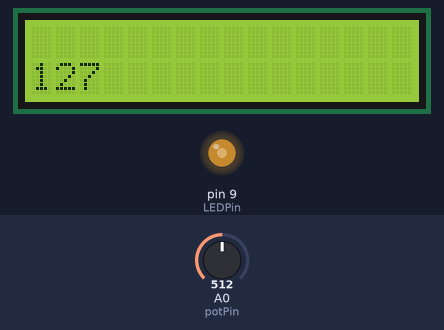
A sketch run on a simulated Arduino Uno, built with avr-gcc and run on an emulated ATmega328P. Shown: 16×2 character LCD, output pins drawn as LEDs (lit = HIGH). Inputs (shaded band) come from the test bench; at power-on: A0 (potPin) = 512. What the sketch prints to the serial monitor is not drawn.

Above: at 1.3 s.
1.4 s: A0 (potPin) set to 420
At 2.0 s:
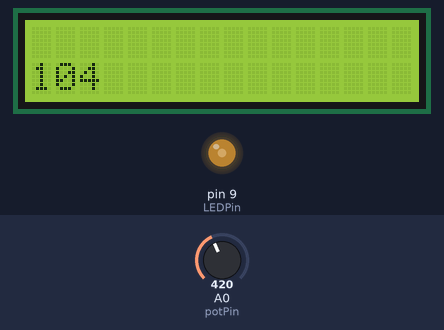
2.9 s: A0 (potPin) set to 393
At 4.1 s:
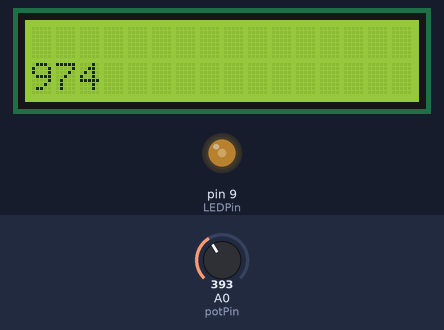
4.4 s: A0 (potPin) set to 716
At 4.7 s:
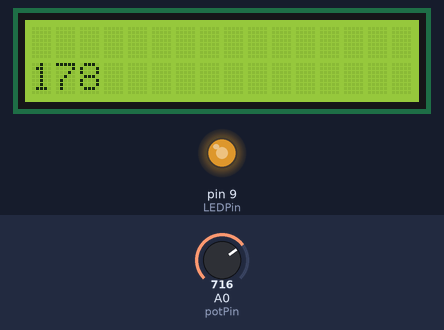
5.9 s: A0 (potPin) set to 122
At 6.9 s:
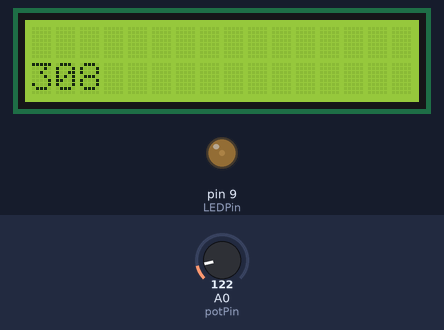
7.4 s: A0 (potPin) set to 0
At 8.6 s:
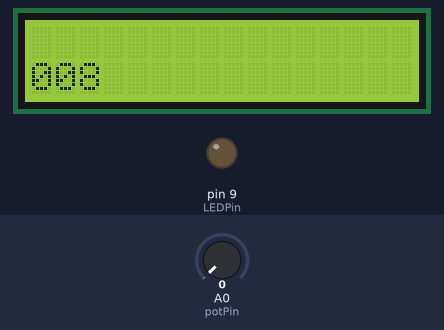
8.9 s: A0 (potPin) set to 900
At 9.8 s:
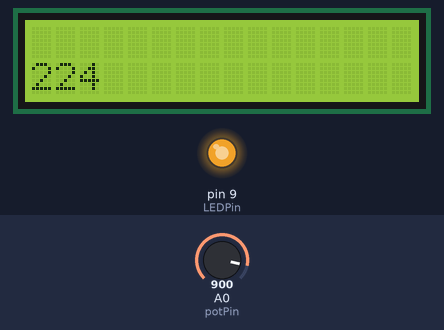
Timing chart, 0 to 11.4 s (numbered marks = the images above; inputs shaded):
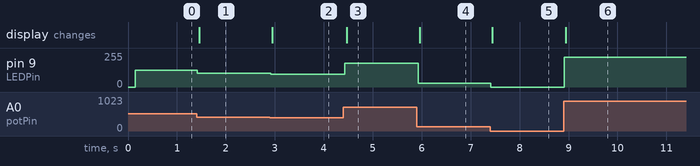

Measured:
- after the input at 1.4 s, pin 9 (LEDPin): 127/255 → 104/255 at once; the display: changes after 0.05 s (image 1)
- after the input at 2.9 s, pin 9 (LEDPin): 104/255 → 97/255 at once; the display: changes after 0.05 s (image 2)
- after the input at 4.4 s, pin 9 (LEDPin): 97/255 → 178/255 at once; the display: changes after 0.06 s (image 3)
- after the input at 5.9 s, pin 9 (LEDPin): 178/255 → 30/255 at once; the display: changes after 0.06 s (image 4)
- after the input at 7.4 s, pin 9 (LEDPin): 30/255 → 0/255 at once; the display: changes at once (image 5)
- after the input at 8.9 s, pin 9 (LEDPin): 0/255 → 224/255 at once; the display: changes at once (image 6)

The sketch:

potentiometer1.ino
```cpp
// Potentiometer Code
// Georgia Wyatt
/* Uses a potentiometer to adjust the brightness of an LED and write the value on an LCD*/


#include <Wire.h>
#include <LiquidCrystal_I2C.h>
LiquidCrystal_I2C lcd(0x3f,16,2); //Basic LCD setup and libraries etc

int potPin= A0;  //Sets potentiometer to analog pin A0
int LEDPin= 9;  // Sets LED to normal arduino pin 9
int readValue;  // Variable read from potentiometer
int writeValue; // Variable written to LED

void setup() {
  pinMode(potPin, INPUT);  //Potentiometer pin is INPUT
  pinMode(LEDPin, OUTPUT); //LED pin is output
  Serial.begin(9600);
  lcd.begin(16, 2);
  lcd.print("You are writing a value of"); //LCD is constantly displaying this
  lcd.init();
  lcd.backlight();
}

void loop() {

 readValue = analogRead(potPin);  //readValue derived from reading the potentiometer value
 writeValue = (255./1023.) * readValue; //Formula for calculating LED write value
 analogWrite(LEDPin, writeValue);      //LED set to writeValue
 Serial.print("You are writing a value of ");
 Serial.println(writeValue); //Serial print for debugging purposes
 lcd.setCursor(0, 1);
 lcd.print(writeValue); //LCD prints same thing as Serial Monitor

}
```
